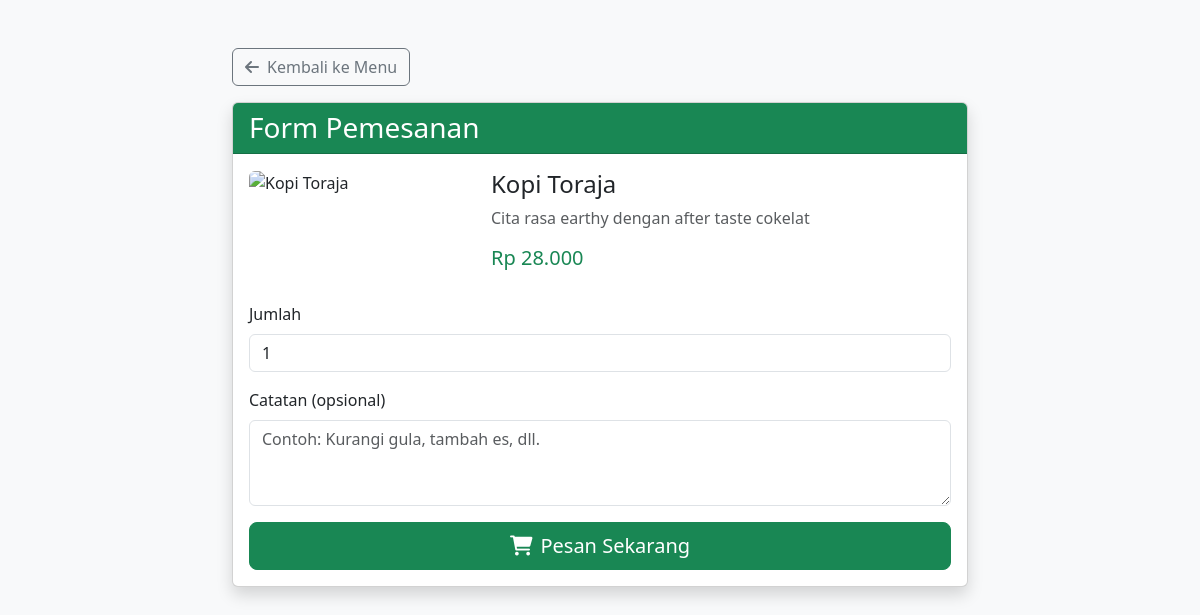
The page /users/order.php?item_id=9 on the database its author committed.
### tables this page shows
CREATE TABLE `products` (
  `id` int NOT NULL,
  `name` varchar(100) NOT NULL,
  `description` varchar(100) NOT NULL,
  `price` int NOT NULL,
  `category` varchar(100) NOT NULL
);

### users/order.php (the view, shortened to what this page needs)
<?php
include 'env.php';
$product = null;
if (isset($_GET['item_id'])) {
    $item_id = $koneksi->real_escape_string($_GET['item_id']);
    $query = "SELECT * FROM products WHERE id = '$item_id'";
    $result = $koneksi->query($query);
    if ($result->num_rows > 0) {
        $product = $result->fetch_assoc();
    }
}
?>
<!DOCTYPE html>
<html lang="id">
<head>
    <link href="https://cdn.jsdelivr.net/npm/bootstrap@5.3.0/dist/css/bootstrap.min.css" rel="stylesheet">
    <link href="https://cdnjs.cloudflare.com/ajax/libs/font-awesome/6.0.0/css/all.min.css" rel="stylesheet">
</head>
<body class="bg-light">
    <div class="container mt-5">
        <div class="row justify-content-center">
            <div class="col-md-8">
                <a href="menuUser.php" class="btn btn-outline-secondary mb-3">
                    <i class="fas fa-arrow-left me-2"></i>Kembali ke Menu
                </a>
                <div class="card shadow">
                    <div class="card-header bg-success text-white">
                        <h3 class="mb-0">Form Pemesanan</h3>
                    </div>
                    <div class="card-body">
                        <?php if ($product): ?>
                            <div class="row mb-4">
                                <div class="col-md-4">
                                    <img src="<?php
                                        if ($product['category'] == 'coffee') echo 'https://images.unsplash.com/photo-1698466631860-0886a4f0c2c3?crop=entropy&cs=tinysrgb&fit=max&fm=jpg&ixid=M3w3Nzg4Nzd8MHwxfHNlYXJjaHwxfHxpbmRvbmVzaWFuJTIwY29mZmVlJTIwY3VwfGVufDF8fHx8MTc2MTc0MDIxNHww&ixlib=rb-4.1.0&q=80&w=1080';
                                        elseif ($product['category'] == 'minuman') echo 'https://images.unsplash.com/photo-1713949215254-9769b4ad8724?crop=entropy&cs=tinysrgb&fit=max&fm=jpg&ixid=M3w3Nzg4Nzd8MHwxfHNlYXJjaHwxfHxpY2VkJTIwdGVhJTIwZHJpbmt8ZW58MXx8fHwxNzYxNjQ5MTU3fDA&ixlib=rb-4.1.0&q=80&w=1080';
                                        else echo 'https://images.unsplash.com/photo-1680674814945-7945d913319c?crop=entropy&cs=tinysrgb&fit=max&fm=jpg&ixid=M3w3Nzg4Nzd8MHwxfHNlYXJjaHwxfHxuYXNpJTIwZ29yZW5nJTIwZm9vZHxlbnwxfHx8fDE3NjE3NDAyMTR8MA&ixlib=rb-4.1.0&q=80&w=1080';
                                    ?>"
                                    class="img-fluid rounded" alt="<?php echo htmlspecialchars($product['name']); ?>">
                                </div>
                                <div class="col-md-8">
                                    <h4><?php echo htmlspecialchars($product['name']); ?></h4>
                                    <p class="text-muted"><?php echo htmlspecialchars($product['description']); ?></p>
                                    <h5 class="text-success">Rp <?php echo number_format($product['price'], 0, ',', '.'); ?></h5>
                                </div>
                            </div>
                            <form method="POST" action="process_order.php">
                                <div class="mb-3">
                                    <label for="quantity" class="form-label">Jumlah</label>
                                    <input type="number" class="form-control" id="quantity" name="quantity" value="1" min="1" required>
                                </div>
                                <div class="mb-3">
                                    <label for="notes" class="form-label">Catatan (opsional)</label>
                                    <textarea class="form-control" id="notes" name="notes" rows="3" placeholder="Contoh: Kurangi gula, tambah es, dll."></textarea>
                                </div>
                                <button type="submit" class="btn btn-success btn-lg w-100">
                                    <i class="fas fa-shopping-cart me-2"></i>Pesan Sekarang
                                </button>
                            </form>
                        <?php endif; ?>
                    </div>
                </div>
            </div>
        </div>
    </div>
</body>
</html>

### rows shown on the page
products: name "Kopi Toraja", description "Cita rasa earthy dengan after taste cokelat", price "28.000"
